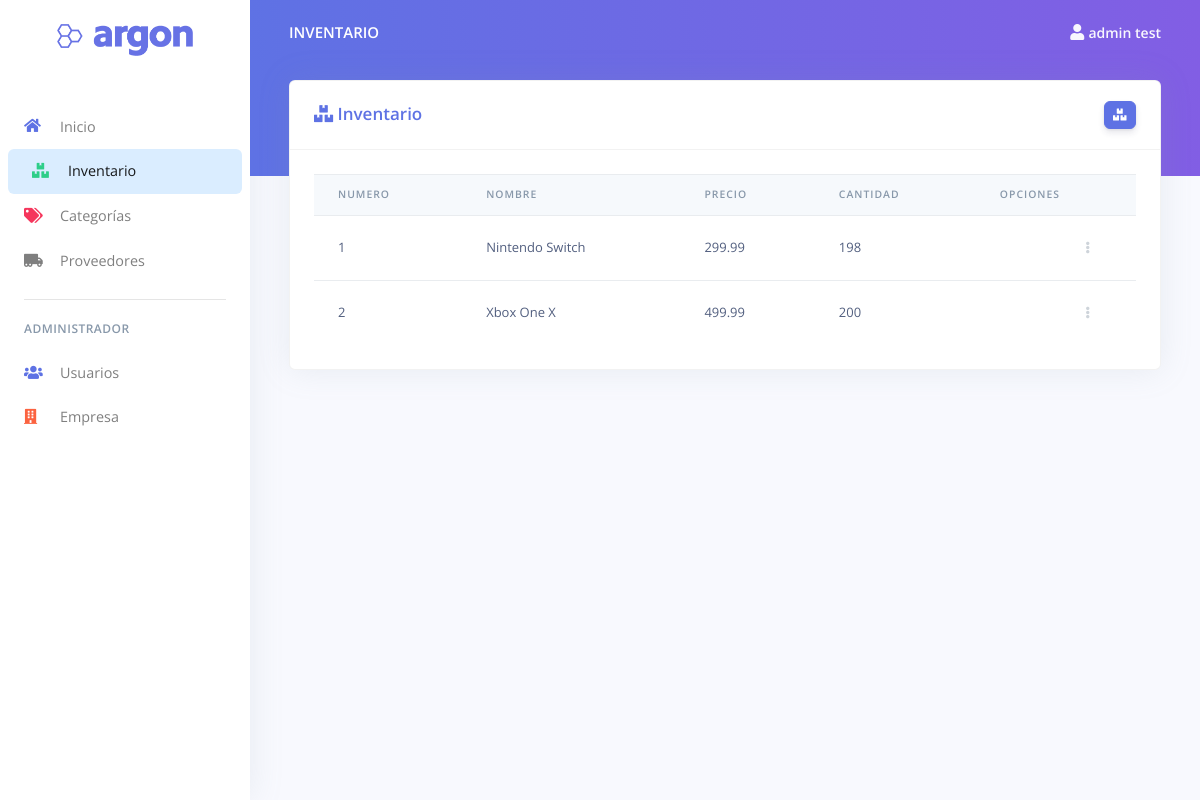
/inventory (signed in), run on the app's committed database.
### tables this page shows
CREATE TABLE IF NOT EXISTS `tbl_inventario` (
  `idproducto` int(50) NOT NULL AUTO_INCREMENT,
  `nombre_producto` varchar(50) NOT NULL,
  `stock` int(100) NOT NULL,
  `precio` double NOT NULL,
  `idcategoria` int(50) NOT NULL,
  `idproveedor` int(50) NOT NULL,
  `idusuario` int(11) NOT NULL,
  `descripcion_producto` varchar(100) NOT NULL,
  `fecha_mod` datetime NOT NULL,
  PRIMARY KEY (`idproducto`),
  KEY `fk_tbl_inventario_tbl_usuarios` (`idusuario`),
  KEY `fk_tbl_inventario_tbl_categoria` (`idcategoria`),
  KEY `fk_tbl_inventario_tbl_provedores` (`idproveedor`)
);

### app/controllers/Inventory.php (called while the page is built, shortened)
<?php
class Inventory extends MainController{
    public function __construct(){
      $this->ModelInventory = $this->model('ModelInventory');
      $this->ModelProviders = $this->model('ModelProviders');
      $this->ModelCategories = $this->model('ModelCategories');
   }
   public function index($id = 0, $alert = ''){
      $inventory = $this->ModelInventory->get_inventaries();
      $product = $this->ModelInventory->get_inventory($id);
      $providers = $this->ModelProviders->get_providers();
      $categories = $this->ModelCategories->get_categories();
      $parameters = [
         'menu' => 'Inventario',
         'inventory' => $inventory,
         'alert' => $alert,
         'providers' => $providers,
         'categories' => $categories,
         'product' => $product
      ];
      $this->view('inventory/index', $parameters);
   }
}
?>

### app/library/Core.php (called while the page is built, shortened)
<?php
class Core{
   protected $currentMethod = 'index';
   public function __construct(){
      $url = $this->getUrl();
      if (file_exists('../app/controllers/' . ucwords($url[0]) . '.php' )) {
         unset($url[0]);
      }
      $this->currentController = new $this->currentController;
      $this->parameters = $url ? array_values($url) : [];
      call_user_func_array([$this->currentController, $this->currentMethod], $this->parameters);
   }
   public function getUrl(){
      if (isset($_GET['url'])) {
         $url = rtrim($_GET['url'], '/');
         $url = filter_var($url, FILTER_SANITIZE_URL);
         $url = explode('/', $url);
         return $url;
      }
   }
}
?>

### public/index.php (called while the page is built, shortened)
<?php
    $start = new Core;
?>

### app/library/Sql.php (called while the page is built, shortened)
<?php
class Sql{
   private $host = DB_HOST;
   private $db = DB_NAME;
   private $user = DB_USER;
   private $pass = DB_PASS;
   private $dbh;
   private $stmt;
   public function __construct(){
      $dsn = "mysql:host=" . $this->host. ";dbname=" . $this->db;
      $option = array(
         PDO::ATTR_PERSISTENT => true,
         PDO::ATTR_ERRMODE => PDO::ERRMODE_EXCEPTION
      );
      try{
         $this->dbh = new PDO($dsn, $this->user, $this->pass, $option);
         $this->dbh->exec('SET NAMES utf8');
      } catch (PDOException $e){
         $this->error = $e->getMessage();
         echo $this->error;
      }
   }
   public function query($sql){
      $this->stmt = $this->dbh->prepare($sql);
   }
   public function bind($parameter, $value, $type = null){
      if (is_null($type)) {
         switch (true) {
           case is_int($value):
               $type = PDO::PARAM_INT;
               break;
         }
      }
      $this->stmt->bindValue($parameter, $value, $type);
   }
   public function execute(){
      return $this->stmt->execute();
   }
   public function registers(){
      $this->execute();
      return $this->stmt->fetchAll(PDO::FETCH_OBJ);
   }
}
?>

### app/models/ModelInventory.php (called while the page is built, shortened)
<?php
class ModelInventory{
   private $db;
   public function __construct(){
      $this->db = new Sql;
   }
   public function get_inventaries(){
      $this->db->query("SELECT * FROM tbl_inventario");
      return $this->db->registers();
   }
   public function get_inventory($id = 0){
      $this->db->query("SELECT * FROM tbl_inventario i
                        INNER JOIN tbl_usuarios s
                        ON i.idusuario = s.idusuario
                        INNER JOIN tbl_categoria c
                        ON i.idcategoria = c.idcategoria
                        INNER JOIN tbl_proveedores p
                        ON i.idproveedor = p.idproveedor
                        WHERE idproducto = :id
                        ");
      $this->db->bind(':id', $id);
      return $this->db->register();
   }
}
 ?>

### app/views/inventory/index.php (the view, shortened to what this page needs)
<?php require_once('../app/views/inc/header.php'); ?>
<div class="card shadow">
    <div class="card-header bg-transparent">
        <div class="row">
            <div class="col-md-6">
                <h3 class="mb-0 text-blue"><i class="fas fa-boxes"></i> Inventario </h3>
            </div>
            <div class="col-md-6 text-right">
                <button class="btn btn-icon btn-2 btn-sm btn-primary" type="button" data-toggle="modal"
                    data-target="#new_inventory">
                    <i class="fas fa-boxes"></i>
                </button>
            </div>
        </div>
    </div>
    <div class="card-body">
        <div class="table-responsive">
            <table class="table align-items-center">
                <thead class="thead-light">
                    <tr>
                        <th scope="col">Numero</th>
                        <th scope="col">Nombre</th>
                        <th scope="col">Precio</th>
                        <th scope="col">Cantidad</th>
                        <th scope="col">Opciones</th>
                    </tr>
                </thead>
                <tbody>
                    <?php foreach ($parameters['inventory'] as $key => $inventory):?>
                    <tr>
                        <td>
                            <?php echo $inventory->idproducto?>
                        </td>
                        <td>
                            <?php echo $inventory->nombre_producto?>
                        </td>
                        <td>
                            <?php echo $inventory->precio?>
                        </td>
                        <td>
                            <?php echo $inventory->stock?>
                        </td>
                        <td class="text-right">
                            <div class="dropdown">
                                <a class="btn btn-sm btn-icon-only text-light" href="#" role="button"
                                    data-toggle="dropdown" aria-haspopup="true" aria-expanded="false">
                                    <i class="fas fa-ellipsis-v"></i>
                                </a>
                            </div>
                        </td>
                    </tr>
                    <?php endforeach;?>
                </tbody>
            </table>
        </div>
    </div>
</div>
<?php require_once('../app/views/inc/footer.php');
?>

### data on the page
tbl_inventario: idproducto "1", nombre_producto "Nintendo Switch", precio "299.99", stock "198"
tbl_inventario: idproducto "2", nombre_producto "Xbox One X", precio "499.99", stock "200"

### other printed values
$parameters['menu'] "INVENTARIO"
$_SESSION['user']->usu_nombre "admin"
$_SESSION['user']->usu_apellido "test"
